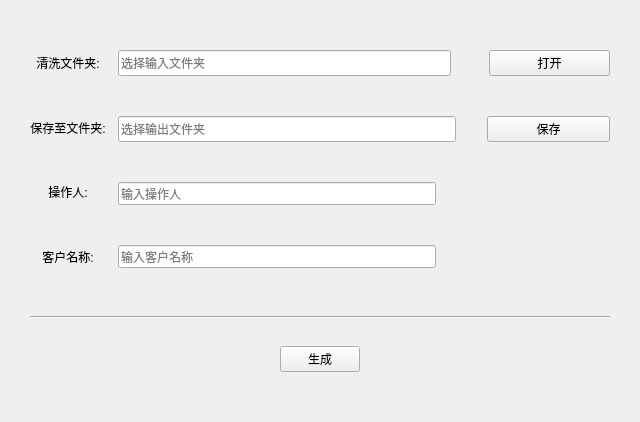
<?xml version="1.0" encoding="UTF-8"?>
<ui version="4.0">
 <class>Form</class>
 <widget class="QWidget" name="Form">
  <property name="enabled">
   <bool>true</bool>
  </property>
  <property name="geometry">
   <rect>
    <x>0</x>
    <y>0</y>
    <width>640</width>
    <height>422</height>
   </rect>
  </property>
  <property name="sizePolicy">
   <sizepolicy hsizetype="Preferred" vsizetype="Preferred">
    <horstretch>0</horstretch>
    <verstretch>0</verstretch>
   </sizepolicy>
  </property>
  <property name="acceptDrops">
   <bool>false</bool>
  </property>
  <property name="windowTitle">
   <string>清洗小工具</string>
  </property>
  <property name="layoutDirection">
   <enum>Qt::LeftToRight</enum>
  </property>
  <layout class="QGridLayout" name="gridLayout" rowstretch="1,0,0,0,0,0">
   <property name="leftMargin">
    <number>30</number>
   </property>
   <property name="topMargin">
    <number>30</number>
   </property>
   <property name="rightMargin">
    <number>30</number>
   </property>
   <property name="bottomMargin">
    <number>30</number>
   </property>
   <property name="verticalSpacing">
    <number>7</number>
   </property>
   <item row="4" column="0" colspan="3">
    <widget class="Line" name="line">
     <property name="orientation">
      <enum>Qt::Horizontal</enum>
     </property>
    </widget>
   </item>
   <item row="0" column="0" rowspan="4">
    <layout class="QVBoxLayout" name="verticalLayout_3">
     <property name="topMargin">
      <number>0</number>
     </property>
     <property name="bottomMargin">
      <number>20</number>
     </property>
     <item>
      <widget class="QLabel" name="label">
       <property name="text">
        <string>清洗文件夹:</string>
       </property>
       <property name="alignment">
        <set>Qt::AlignCenter</set>
       </property>
      </widget>
     </item>
     <item>
      <widget class="QLabel" name="label_2">
       <property name="text">
        <string>保存至文件夹:</string>
       </property>
       <property name="alignment">
        <set>Qt::AlignCenter</set>
       </property>
      </widget>
     </item>
     <item>
      <widget class="QLabel" name="label_3">
       <property name="text">
        <string>操作人:</string>
       </property>
       <property name="alignment">
        <set>Qt::AlignCenter</set>
       </property>
      </widget>
     </item>
     <item>
      <widget class="QLabel" name="label_4">
       <property name="text">
        <string>客户名称:</string>
       </property>
       <property name="alignment">
        <set>Qt::AlignCenter</set>
       </property>
      </widget>
     </item>
    </layout>
   </item>
   <item row="5" column="0" colspan="3">
    <layout class="QHBoxLayout" name="horizontalLayout_4">
     <property name="topMargin">
      <number>20</number>
     </property>
     <property name="bottomMargin">
      <number>20</number>
     </property>
     <item>
      <widget class="QPushButton" name="RunButton">
       <property name="sizePolicy">
        <sizepolicy hsizetype="Fixed" vsizetype="Fixed">
         <horstretch>0</horstretch>
         <verstretch>0</verstretch>
        </sizepolicy>
       </property>
       <property name="text">
        <string>生成</string>
       </property>
      </widget>
     </item>
    </layout>
   </item>
   <item row="0" column="2">
    <layout class="QVBoxLayout" name="verticalLayout" stretch="1,1,1,1">
     <item>
      <layout class="QHBoxLayout" name="horizontalLayout" stretch="11,1,4">
       <property name="spacing">
        <number>7</number>
       </property>
       <property name="topMargin">
        <number>20</number>
       </property>
       <property name="bottomMargin">
        <number>20</number>
       </property>
       <item>
        <widget class="QLineEdit" name="InputDir">
         <property name="sizePolicy">
          <sizepolicy hsizetype="Preferred" vsizetype="Minimum">
           <horstretch>0</horstretch>
           <verstretch>0</verstretch>
          </sizepolicy>
         </property>
         <property name="readOnly">
          <bool>true</bool>
         </property>
         <property name="placeholderText">
          <string>选择输入文件夹</string>
         </property>
        </widget>
       </item>
       <item>
        <spacer name="horizontalSpacer_2">
         <property name="orientation">
          <enum>Qt::Horizontal</enum>
         </property>
         <property name="sizeHint" stdset="0">
          <size>
           <width>40</width>
           <height>20</height>
          </size>
         </property>
        </spacer>
       </item>
       <item>
        <widget class="QPushButton" name="InputButton">
         <property name="sizePolicy">
          <sizepolicy hsizetype="Preferred" vsizetype="Preferred">
           <horstretch>0</horstretch>
           <verstretch>0</verstretch>
          </sizepolicy>
         </property>
         <property name="text">
          <string>打开</string>
         </property>
        </widget>
       </item>
      </layout>
     </item>
     <item>
      <layout class="QHBoxLayout" name="horizontalLayout_2" stretch="11,1,4">
       <property name="topMargin">
        <number>20</number>
       </property>
       <property name="bottomMargin">
        <number>20</number>
       </property>
       <item>
        <widget class="QLineEdit" name="OutputDir">
         <property name="sizePolicy">
          <sizepolicy hsizetype="Preferred" vsizetype="Minimum">
           <horstretch>0</horstretch>
           <verstretch>0</verstretch>
          </sizepolicy>
         </property>
         <property name="readOnly">
          <bool>true</bool>
         </property>
         <property name="placeholderText">
          <string>选择输出文件夹</string>
         </property>
        </widget>
       </item>
       <item>
        <spacer name="horizontalSpacer_3">
         <property name="orientation">
          <enum>Qt::Horizontal</enum>
         </property>
         <property name="sizeHint" stdset="0">
          <size>
           <width>40</width>
           <height>20</height>
          </size>
         </property>
        </spacer>
       </item>
       <item>
        <widget class="QPushButton" name="OutputButton">
         <property name="sizePolicy">
          <sizepolicy hsizetype="Preferred" vsizetype="Preferred">
           <horstretch>0</horstretch>
           <verstretch>0</verstretch>
          </sizepolicy>
         </property>
         <property name="text">
          <string>保存</string>
         </property>
        </widget>
       </item>
      </layout>
     </item>
     <item>
      <layout class="QHBoxLayout" name="horizontalLayout_3" stretch="11,6">
       <property name="topMargin">
        <number>20</number>
       </property>
       <property name="bottomMargin">
        <number>20</number>
       </property>
       <item>
        <widget class="QLineEdit" name="User">
         <property name="sizePolicy">
          <sizepolicy hsizetype="Preferred" vsizetype="Minimum">
           <horstretch>0</horstretch>
           <verstretch>0</verstretch>
          </sizepolicy>
         </property>
         <property name="placeholderText">
          <string>输入操作人</string>
         </property>
        </widget>
       </item>
       <item>
        <spacer name="horizontalSpacer">
         <property name="orientation">
          <enum>Qt::Horizontal</enum>
         </property>
         <property name="sizeHint" stdset="0">
          <size>
           <width>40</width>
           <height>20</height>
          </size>
         </property>
        </spacer>
       </item>
      </layout>
     </item>
     <item>
      <layout class="QHBoxLayout" name="horizontalLayout_5" stretch="11,6">
       <property name="topMargin">
        <number>20</number>
       </property>
       <property name="bottomMargin">
        <number>20</number>
       </property>
       <item>
        <widget class="QLineEdit" name="Customer">
         <property name="sizePolicy">
          <sizepolicy hsizetype="Preferred" vsizetype="Minimum">
           <horstretch>0</horstretch>
           <verstretch>0</verstretch>
          </sizepolicy>
         </property>
         <property name="text">
          <string/>
         </property>
         <property name="placeholderText">
          <string>输入客户名称</string>
         </property>
        </widget>
       </item>
       <item>
        <spacer name="horizontalSpacer_6">
         <property name="orientation">
          <enum>Qt::Horizontal</enum>
         </property>
         <property name="sizeHint" stdset="0">
          <size>
           <width>40</width>
           <height>20</height>
          </size>
         </property>
        </spacer>
       </item>
      </layout>
     </item>
    </layout>
   </item>
  </layout>
 </widget>
 <resources/>
 <connections/>
</ui>
